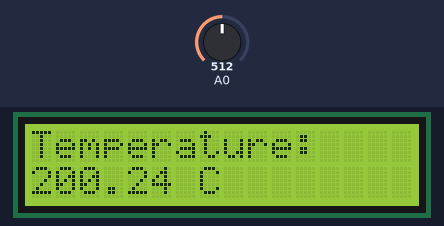
A sketch run on a simulated Arduino Uno, built with avr-gcc and run on an emulated ATmega328P. Parts: 16×2 character LCD. The inputs (shaded band) are chosen by the test bench; at power-on: A0 = 512.

Above: at 1.2 s.
1.3 s: A0 set to 716
At 2.6 s:
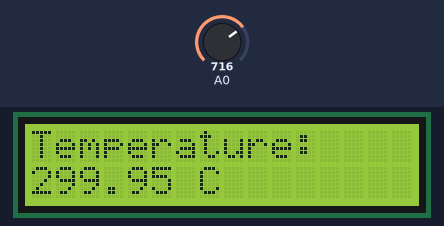
3.0 s: A0 set to 900
At 4.1 s:
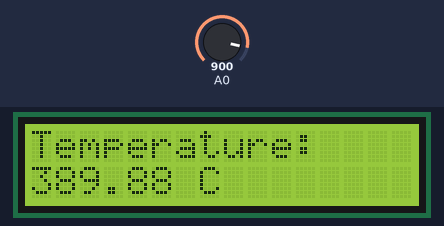
4.5 s: A0 set to 1023
At 5.7 s:
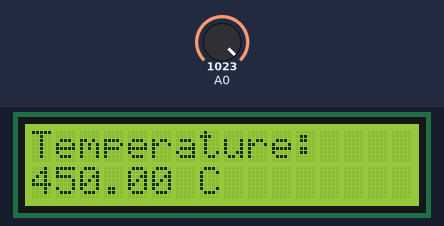
Timing chart, 0 to 7.5 s (numbered marks = the images above; inputs shaded):
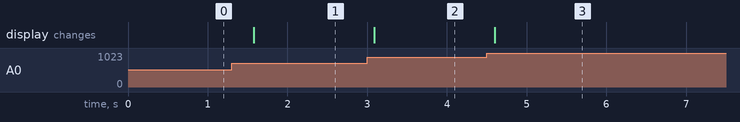

Measured:
- after the input at 1.3 s, the display: changes after 0.28 s (image 1)
- after the input at 3.0 s, the display: changes after 0.09 s (image 2)
- after the input at 4.5 s, the display: changes after 0.10 s (image 3)

The sketch:

led_termometer1.ino
```cpp
//C++

#include <LiquidCrystal.h>

LiquidCrystal lcd(12, 11, 5, 4, 3, 2);

void setup() {
  lcd.begin(16, 2);
}

void loop() {
  int raw = analogRead(A0);
  float voltage = raw * (5.0 / 1023.0);
  float tempC = (voltage - 0.5) * 100.0;

  lcd.setCursor(0, 0);
  lcd.print("Temperature:");

  lcd.setCursor(0, 1);
  lcd.print(tempC);
  lcd.print(" C   ");

  delay(500);
}
```
